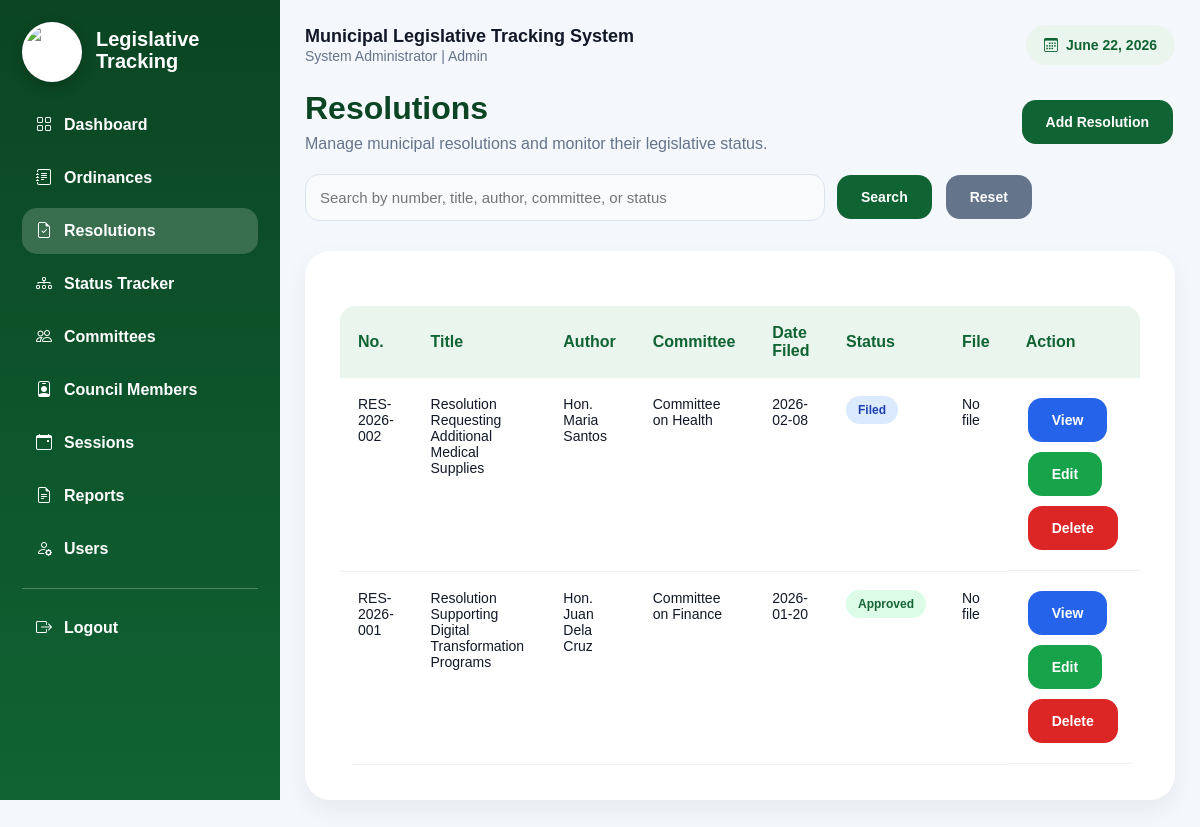
/resolutions/index.php (signed in), run on the app's committed database.
### tables this page shows
CREATE TABLE resolutions (
    id INT AUTO_INCREMENT PRIMARY KEY,
    resolution_no VARCHAR(50) NOT NULL,
    title VARCHAR(255) NOT NULL,
    author VARCHAR(150),
    committee VARCHAR(150),
    date_filed DATE,
    status VARCHAR(100) DEFAULT 'Draft',
    file_path VARCHAR(255),
    remarks TEXT,
    created_at TIMESTAMP DEFAULT CURRENT_TIMESTAMP
);

### config.php (called while the page is built, shortened)
<?php
function e($value) {
    return htmlspecialchars($value ?? '', ENT_QUOTES, 'UTF-8');
}
?>

### resolutions/index.php (the view)
<?php include "../includes/header.php";
$search = mysqli_real_escape_string($conn, $_GET['search'] ?? '');
if ($search) {
    $items = mysqli_query($conn, "SELECT * FROM resolutions WHERE resolution_no LIKE '%$search%' OR title LIKE '%$search%' OR author LIKE '%$search%' OR committee LIKE '%$search%' OR status LIKE '%$search%' ORDER BY id DESC");
} else {
    $items = mysqli_query($conn, "SELECT * FROM resolutions ORDER BY id DESC");
}
?>
<div class="topbar"><div><h1>Resolutions</h1><p class="subtitle">Manage municipal resolutions and monitor their legislative status.</p></div><a class="btn" href="add.php">Add Resolution</a></div>
<form class="searchbar" method="GET"><input name="search" placeholder="Search by number, title, author, committee, or status" value="<?= e($search) ?>"><button class="btn">Search</button><a class="btn gray" href="index.php">Reset</a></form>
<div class="panel table-wrap">
<table>
<tr><th>No.</th><th>Title</th><th>Author</th><th>Committee</th><th>Date Filed</th><th>Status</th><th>File</th><th>Action</th></tr>
<?php while($r=mysqli_fetch_assoc($items)): ?>
<tr>
  <td><?= e($r['resolution_no']) ?></td><td><?= e($r['title']) ?></td><td><?= e($r['author']) ?></td><td><?= e($r['committee']) ?></td><td><?= e($r['date_filed']) ?></td>
  <td><span class="badge <?= strtolower(str_replace(' ','',$r['status'])) ?>"><?= e($r['status']) ?></span></td>
  <td><?php if($r['file_path']): ?><a href="/mlts/<?= e($r['file_path']) ?>" target="_blank">View</a><?php else: ?>No file<?php endif; ?></td>
  <td class="actions"><a class="btn blue" href="view.php?id=<?= $r['id'] ?>">View</a><a class="btn green" href="edit.php?id=<?= $r['id'] ?>">Edit</a><a class="btn red" onclick="return confirmDelete()" href="delete.php?id=<?= $r['id'] ?>">Delete</a></td>
</tr>
<?php endwhile; ?>
</table>
</div>
<?php include "../includes/footer.php"; ?>

### assets/css/style.css (style rules this page uses)
:root { --primary:#106333; --primary2:#FCD116; --bg:#f4f7fb; --card:#ffffff; --line:#e5e7eb; --text:#111827; --muted:#64748b; --danger:#dc2626; --success:#16a34a; --blue:#2563eb; --gray:#64748b; }
* { box-sizing:border-box;margin:0;padding:0;font-family:Arial,Helvetica,sans-serif }
body { background:var(--bg);color:var(--text) }
a { text-decoration:none;color:var(--primary);font-weight:600 }
.topbar { display:flex;justify-content:space-between;align-items:center;gap:20px;margin-bottom:20px }
.topbar h1,h1 { font-size:32px;font-weight:800;color:#0b4523;margin-bottom:8px }
.subtitle { color:var(--muted);margin-bottom:0 }
.panel { background:white;border-radius:25px;padding:35px;margin-top:30px;margin-bottom:18px;box-shadow:0 10px 25px rgba(0,0,0,.06) }
.table-wrap,.table-responsive { overflow:auto }
table { width:100%;border-collapse:collapse;overflow:hidden;border-radius:15px;margin-top:20px }
th { background:#eaf5ee;padding:18px;font-size:16px;color:var(--primary);text-align:left }
td { padding:18px;font-size:14px;border-bottom:1px solid #eee;vertical-align:top }
input,select,textarea,.form-control { width:100%;padding:14px;border:1px solid #dbe4ee;border-radius:14px;font-size:15px;outline:none;transition:.3s;background:#f8fafc }
.btn { display:inline-block;padding:14px 24px;border:none;cursor:pointer;border-radius:14px;font-weight:600;transition:.3s;background:var(--primary);color:white;margin:2px;font-size:14px }
.btn.gray { background:var(--gray) }
.btn.blue { background:var(--blue) }
.btn.red { background:var(--danger) }
.btn.green { background:var(--success) }
.actions { display:flex;gap:6px;flex-wrap:wrap }
.badge { display:inline-block;padding:7px 12px;border-radius:999px;background:#eaf5ee;color:var(--primary);font-size:12px;font-weight:800 }
.badge.approved,.badge.implemented { background:#dcfce7;color:#166534 }
.badge.review,.badge.committeereview,.badge.filed { background:#dbeafe;color:#1e40af }
.searchbar { display:flex;gap:10px;margin:15px 0;align-items:center }
.searchbar input { max-width:520px }

### data on the page
resolutions: resolution_no "RES-2026-002", title "Resolution Requesting Additional Medical Supplies", author "Hon. Maria Santos", committee "Committee on Health", date_filed "2026-02-08", status "Filed", shows "No file"
resolutions: resolution_no "RES-2026-001", title "Resolution Supporting Digital Transformation Programs", author "Hon. Juan Dela Cruz", committee "Committee on Finance", date_filed "2026-01-20", status "Approved", shows "No file"

### other printed values
$_SESSION['fullname'] "System Administrator"
$_SESSION['role'] "Admin"
